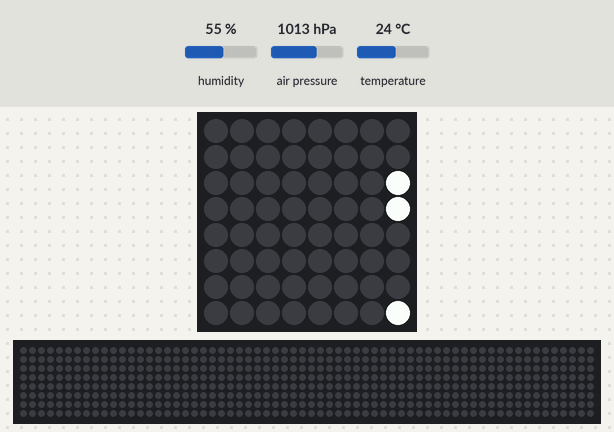
A program run on a simulated Raspberry Pi (BCM pin numbers) with a Sense HAT. On the bench: the Sense HAT's 8×8 RGB LED matrix, a strip that is not on the board, showing the scrolling text unrolled. Inputs (shaded band) come from the test bench; at power-on: humidity 55 %, air pressure 1013 hPa, temperature 24 °C. Files the program writes start out absent; the 64×8 strip is a reading aid, not a part: it shows the text the matrix is scrolling, unrolled, one strip-width of it at a time.

Above: at 0.08 s.
At 0.84 s:
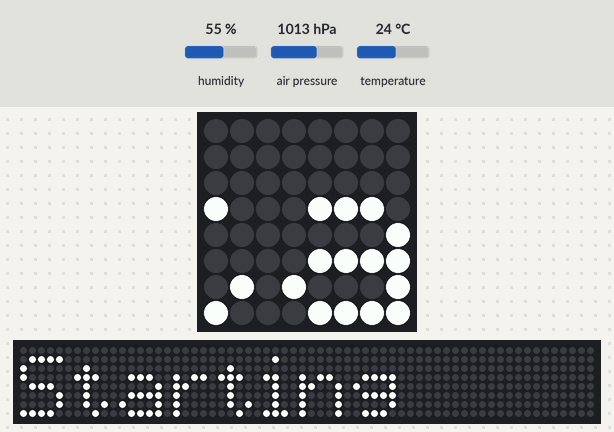
At 1.65 s:
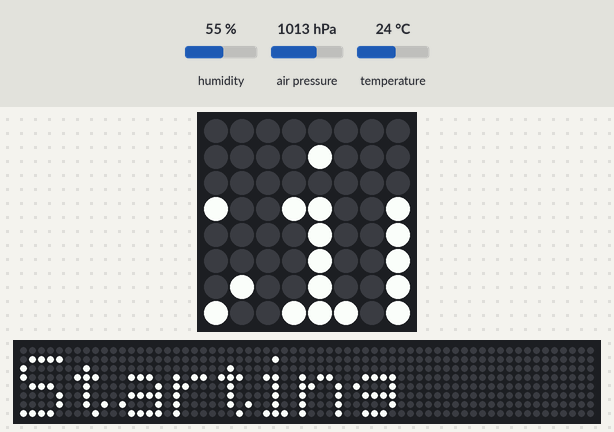
At 3.22 s:
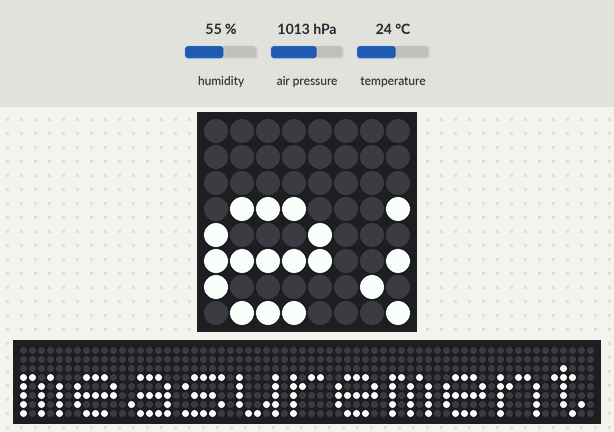
At 4.79 s:
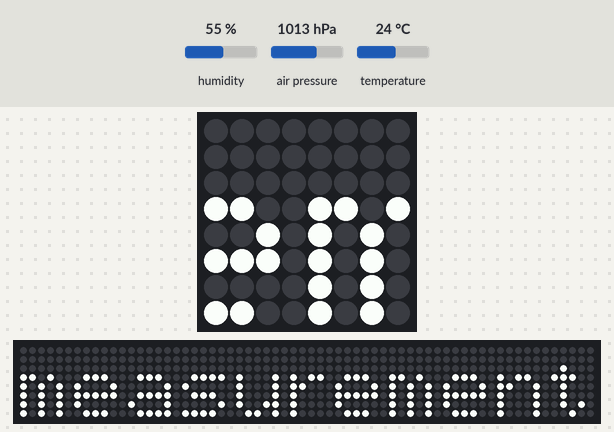
At 6.41 s:
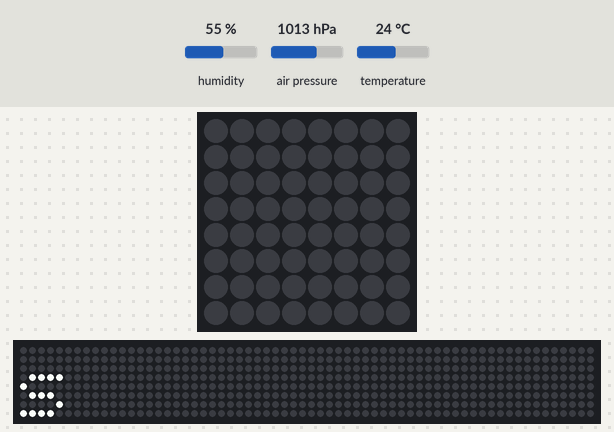

The program:

sensor.py
```python
from sense_hat import SenseHat
import sys
import time
import json
sense = SenseHat()

sense.set_rotation(180)
if len(sys.argv) > 1:
    sense.show_message(sys.argv[1], scroll_speed=0.03)
else:
    sense.show_message("Starting measurements", scroll_speed=0.05)

while True:
	humidity = "{0:.2f}".format(sense.get_humidity())
#	print("Humidity: %s %%rH" % humidity)

	temp = "{0:.2f}".format(sense.get_temperature())
#	print("Temperature: %s C" % temp)

	pressure = "{0:.2f}".format(sense.get_pressure())
#	print("Pressure: %s Millibars" % pressure)

	data = [{"title": "Temperature", "value": temp}, { "title": "Humidity",
"value": humidity }, { "title": "Pressure", "value": pressure }]
	with open('data.txt', 'w') as outfile:
    		json.dump(data, outfile)
	time.sleep(10);
```
